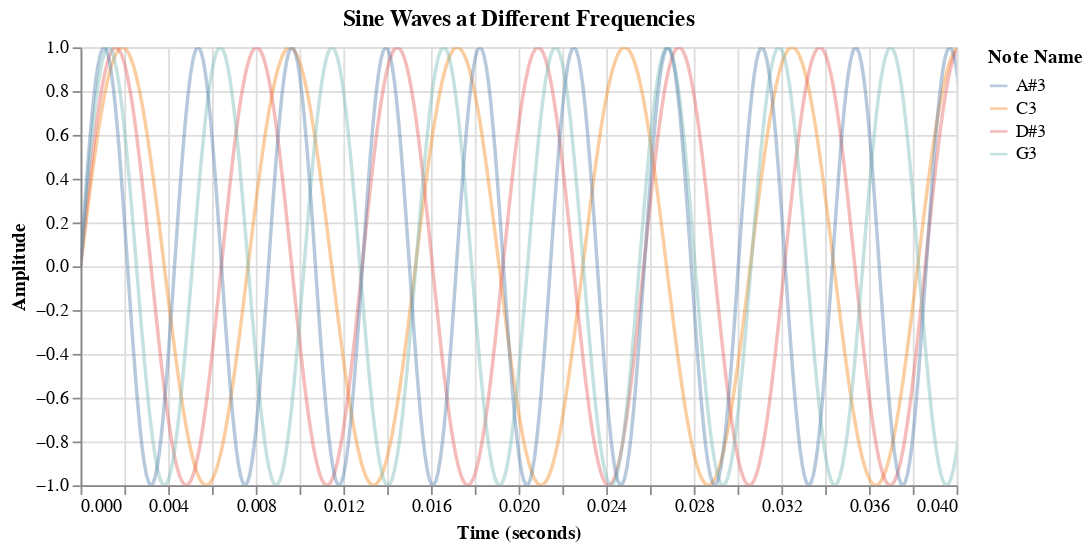

Notebook code cell kept with this figure:
### Code cell
# Create Altair visualization
chart = alt.Chart(sine_df).mark_line(
    opacity=0.4,
    clip=True
).encode(
    x=alt.X('time:Q', title='Time (seconds)', scale=alt.Scale(domain=[0, 0.040])),
    y=alt.Y('amplitude:Q', title='Amplitude'),
    color=alt.Color('note_name:N', title='Note Name')
).properties(
    width=500,
    height=250,
    title='Sine Waves at Different Frequencies'
)

chart

### Figure 1 — Vega-Lite specification as saved in the notebook (floating-point values rounded to 4 significant figures; data arrays with more than 128 entries replaced by an {"elided": "..."} marker saying what was removed)
{"config": {"view": {"continuousWidth": 300, "continuousHeight": 300}}, "data": {"name": "data-590a80a577820ea614970f735cb3004e"}, "mark": {"type": "line", "clip": true, "opacity": 0.4}, "encoding": {"color": {"field": "note_name", "title": "Note Name", "type": "nominal"}, "x": {"field": "time", "scale": {"domain": [0, 0.04]}, "title": "Time (seconds)", "type": "quantitative"}, "y": {"field": "amplitude", "title": "Amplitude", "type": "quantitative"}}, "height": 250, "title": "Sine Waves at Different Frequencies", "width": 500, "$schema": "https://vega.github.io/schema/vega-lite/v5.20.1.json", "datasets": {"data-590a80a577820ea614970f735cb3004e": {"elided": "3088 records"}}}
